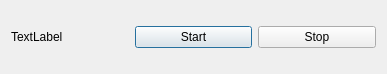
<?xml version="1.0" encoding="UTF-8"?>
<ui version="4.0">
 <class>Dialog</class>
 <widget class="QDialog" name="Dialog">
  <property name="geometry">
   <rect>
    <x>0</x>
    <y>0</y>
    <width>387</width>
    <height>74</height>
   </rect>
  </property>
  <property name="windowTitle">
   <string>Dialog</string>
  </property>
  <layout class="QHBoxLayout" name="horizontalLayout">
   <item>
    <widget class="QLabel" name="label">
     <property name="text">
      <string>TextLabel</string>
     </property>
    </widget>
   </item>
   <item>
    <widget class="QPushButton" name="pushButton">
     <property name="text">
      <string>Start</string>
     </property>
    </widget>
   </item>
   <item>
    <widget class="QPushButton" name="pushButton_2">
     <property name="text">
      <string>Stop</string>
     </property>
    </widget>
   </item>
  </layout>
 </widget>
 <layoutdefault spacing="6" margin="11"/>
 <resources/>
 <connections/>
</ui>
